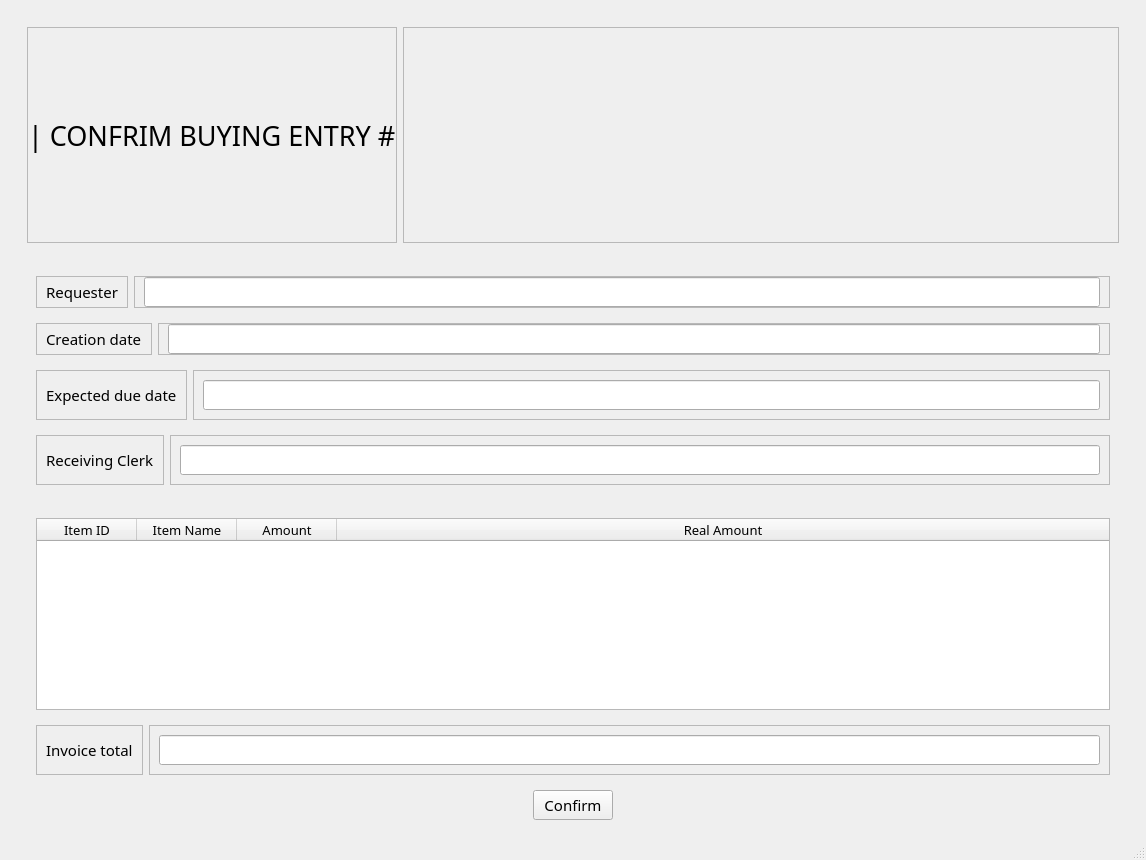
<?xml version="1.0" encoding="UTF-8"?>
<ui version="4.0">
 <class>MainWindow</class>
 <widget class="QMainWindow" name="MainWindow">
  <property name="geometry">
   <rect>
    <x>0</x>
    <y>0</y>
    <width>1146</width>
    <height>860</height>
   </rect>
  </property>
  <property name="windowTitle">
   <string>MainWindow</string>
  </property>
  <widget class="QWidget" name="centralwidget">
   <layout class="QVBoxLayout" name="verticalLayout">
    <item>
     <widget class="QWidget" name="widget" native="true">
      <layout class="QVBoxLayout" name="verticalLayout_2">
       <item>
        <widget class="QWidget" name="widget_2" native="true">
         <layout class="QHBoxLayout" name="horizontalLayout">
          <item alignment="Qt::AlignLeft">
           <widget class="QFrame" name="frame">
            <property name="font">
             <font>
              <family>Sans Serif Collection</family>
              <pointsize>20</pointsize>
             </font>
            </property>
            <property name="frameShape">
             <enum>QFrame::StyledPanel</enum>
            </property>
            <property name="frameShadow">
             <enum>QFrame::Raised</enum>
            </property>
            <layout class="QVBoxLayout" name="verticalLayout_3">
             <property name="spacing">
              <number>0</number>
             </property>
             <property name="leftMargin">
              <number>0</number>
             </property>
             <property name="topMargin">
              <number>0</number>
             </property>
             <property name="rightMargin">
              <number>0</number>
             </property>
             <property name="bottomMargin">
              <number>0</number>
             </property>
             <item>
              <widget class="QLabel" name="label">
               <property name="text">
                <string>| CONFRIM BUYING ENTRY #</string>
               </property>
              </widget>
             </item>
            </layout>
           </widget>
          </item>
          <item>
           <widget class="QFrame" name="frame_2">
            <property name="sizePolicy">
             <sizepolicy hsizetype="Expanding" vsizetype="Preferred">
              <horstretch>0</horstretch>
              <verstretch>0</verstretch>
             </sizepolicy>
            </property>
            <property name="frameShape">
             <enum>QFrame::StyledPanel</enum>
            </property>
            <property name="frameShadow">
             <enum>QFrame::Raised</enum>
            </property>
            <layout class="QVBoxLayout" name="verticalLayout_4">
             <property name="leftMargin">
              <number>0</number>
             </property>
             <property name="topMargin">
              <number>0</number>
             </property>
             <property name="rightMargin">
              <number>0</number>
             </property>
             <property name="bottomMargin">
              <number>0</number>
             </property>
             <item alignment="Qt::AlignLeft">
              <widget class="QLineEdit" name="BEId">
               <property name="sizePolicy">
                <sizepolicy hsizetype="Expanding" vsizetype="Expanding">
                 <horstretch>0</horstretch>
                 <verstretch>0</verstretch>
                </sizepolicy>
               </property>
               <property name="font">
                <font>
                 <family>Sans Serif Collection</family>
                 <pointsize>20</pointsize>
                </font>
               </property>
               <property name="styleSheet">
                <string notr="true">background-color: transparent;
border-color: none;
border: none;
border-bottom: none;
color: rgb(0, 0, 0);</string>
               </property>
              </widget>
             </item>
            </layout>
           </widget>
          </item>
         </layout>
        </widget>
       </item>
       <item>
        <widget class="QWidget" name="widget_3" native="true">
         <property name="sizePolicy">
          <sizepolicy hsizetype="Preferred" vsizetype="Expanding">
           <horstretch>0</horstretch>
           <verstretch>0</verstretch>
          </sizepolicy>
         </property>
         <layout class="QVBoxLayout" name="verticalLayout_5">
          <item>
           <widget class="QWidget" name="widget_8" native="true">
            <layout class="QHBoxLayout" name="horizontalLayout_3">
             <item>
              <widget class="QFrame" name="frame_5">
               <property name="frameShape">
                <enum>QFrame::StyledPanel</enum>
               </property>
               <property name="frameShadow">
                <enum>QFrame::Raised</enum>
               </property>
               <layout class="QVBoxLayout" name="verticalLayout_17">
                <property name="topMargin">
                 <number>0</number>
                </property>
                <property name="bottomMargin">
                 <number>0</number>
                </property>
                <item>
                 <widget class="QLabel" name="label_3">
                  <property name="font">
                   <font>
                    <family>Sans Serif Collection</family>
                    <pointsize>11</pointsize>
                   </font>
                  </property>
                  <property name="text">
                   <string>Requester</string>
                  </property>
                 </widget>
                </item>
               </layout>
              </widget>
             </item>
             <item>
              <widget class="QFrame" name="frame_6">
               <property name="frameShape">
                <enum>QFrame::StyledPanel</enum>
               </property>
               <property name="frameShadow">
                <enum>QFrame::Raised</enum>
               </property>
               <layout class="QVBoxLayout" name="verticalLayout_18">
                <property name="topMargin">
                 <number>0</number>
                </property>
                <property name="bottomMargin">
                 <number>0</number>
                </property>
                <item>
                 <widget class="QLineEdit" name="Requester">
                  <property name="font">
                   <font>
                    <family>Sans Serif Collection</family>
                    <pointsize>11</pointsize>
                   </font>
                  </property>
                  <property name="readOnly">
                   <bool>true</bool>
                  </property>
                 </widget>
                </item>
               </layout>
              </widget>
             </item>
            </layout>
           </widget>
          </item>
          <item>
           <widget class="QWidget" name="widget_7" native="true">
            <layout class="QHBoxLayout" name="horizontalLayout_6">
             <property name="topMargin">
              <number>0</number>
             </property>
             <property name="bottomMargin">
              <number>0</number>
             </property>
             <item>
              <widget class="QFrame" name="frame_7">
               <property name="font">
                <font>
                 <family>Sans Serif Collection</family>
                 <pointsize>11</pointsize>
                </font>
               </property>
               <property name="frameShape">
                <enum>QFrame::StyledPanel</enum>
               </property>
               <property name="frameShadow">
                <enum>QFrame::Raised</enum>
               </property>
               <layout class="QVBoxLayout" name="verticalLayout_15">
                <property name="topMargin">
                 <number>0</number>
                </property>
                <property name="bottomMargin">
                 <number>0</number>
                </property>
                <item>
                 <widget class="QLabel" name="label_4">
                  <property name="text">
                   <string>Creation date</string>
                  </property>
                 </widget>
                </item>
               </layout>
              </widget>
             </item>
             <item>
              <widget class="QFrame" name="frame_8">
               <property name="font">
                <font>
                 <family>Sans Serif Collection</family>
                 <pointsize>11</pointsize>
                </font>
               </property>
               <property name="frameShape">
                <enum>QFrame::StyledPanel</enum>
               </property>
               <property name="frameShadow">
                <enum>QFrame::Raised</enum>
               </property>
               <layout class="QVBoxLayout" name="verticalLayout_16">
                <property name="topMargin">
                 <number>0</number>
                </property>
                <property name="bottomMargin">
                 <number>0</number>
                </property>
                <item>
                 <widget class="QLineEdit" name="creationDate">
                  <property name="readOnly">
                   <bool>true</bool>
                  </property>
                 </widget>
                </item>
               </layout>
              </widget>
             </item>
            </layout>
           </widget>
          </item>
          <item>
           <widget class="QWidget" name="widget_6" native="true">
            <layout class="QHBoxLayout" name="horizontalLayout_5">
             <item>
              <widget class="QFrame" name="frame_9">
               <property name="frameShape">
                <enum>QFrame::StyledPanel</enum>
               </property>
               <property name="frameShadow">
                <enum>QFrame::Raised</enum>
               </property>
               <layout class="QVBoxLayout" name="verticalLayout_14">
                <item>
                 <widget class="QLabel" name="label_5">
                  <property name="font">
                   <font>
                    <family>Sans Serif Collection</family>
                    <pointsize>11</pointsize>
                   </font>
                  </property>
                  <property name="text">
                   <string>Expected due date</string>
                  </property>
                 </widget>
                </item>
               </layout>
              </widget>
             </item>
             <item>
              <widget class="QFrame" name="frame_10">
               <property name="frameShape">
                <enum>QFrame::StyledPanel</enum>
               </property>
               <property name="frameShadow">
                <enum>QFrame::Raised</enum>
               </property>
               <layout class="QVBoxLayout" name="verticalLayout_13">
                <item>
                 <widget class="QLineEdit" name="duedate">
                  <property name="font">
                   <font>
                    <family>Sans Serif Collection</family>
                    <pointsize>11</pointsize>
                   </font>
                  </property>
                  <property name="readOnly">
                   <bool>true</bool>
                  </property>
                 </widget>
                </item>
               </layout>
              </widget>
             </item>
            </layout>
           </widget>
          </item>
          <item>
           <widget class="QWidget" name="widget_9" native="true">
            <layout class="QHBoxLayout" name="horizontalLayout_7">
             <property name="topMargin">
              <number>0</number>
             </property>
             <property name="bottomMargin">
              <number>0</number>
             </property>
             <item>
              <widget class="QFrame" name="frame_13">
               <property name="frameShape">
                <enum>QFrame::StyledPanel</enum>
               </property>
               <property name="frameShadow">
                <enum>QFrame::Raised</enum>
               </property>
               <layout class="QVBoxLayout" name="verticalLayout_19">
                <item>
                 <widget class="QLabel" name="label_7">
                  <property name="font">
                   <font>
                    <family>Sans Serif Collection</family>
                    <pointsize>11</pointsize>
                   </font>
                  </property>
                  <property name="text">
                   <string>Receiving Clerk</string>
                  </property>
                 </widget>
                </item>
               </layout>
              </widget>
             </item>
             <item>
              <widget class="QFrame" name="frame_14">
               <property name="frameShape">
                <enum>QFrame::StyledPanel</enum>
               </property>
               <property name="frameShadow">
                <enum>QFrame::Raised</enum>
               </property>
               <layout class="QVBoxLayout" name="verticalLayout_20">
                <item>
                 <widget class="QLineEdit" name="staff">
                  <property name="font">
                   <font>
                    <family>Sans Serif Collection</family>
                    <pointsize>11</pointsize>
                   </font>
                  </property>
                 </widget>
                </item>
               </layout>
              </widget>
             </item>
            </layout>
           </widget>
          </item>
         </layout>
        </widget>
       </item>
       <item>
        <widget class="QWidget" name="widget_4" native="true">
         <layout class="QVBoxLayout" name="verticalLayout_7">
          <item>
           <widget class="QWidget" name="widget_11" native="true">
            <layout class="QVBoxLayout" name="verticalLayout_8">
             <item>
              <widget class="QTableWidget" name="ItemTable">
               <property name="font">
                <font>
                 <family>Sans Serif Collection</family>
                 <pointsize>10</pointsize>
                </font>
               </property>
               <attribute name="horizontalHeaderStretchLastSection">
                <bool>true</bool>
               </attribute>
               <column>
                <property name="text">
                 <string>Item ID</string>
                </property>
               </column>
               <column>
                <property name="text">
                 <string>Item Name</string>
                </property>
               </column>
               <column>
                <property name="text">
                 <string>Amount</string>
                </property>
               </column>
               <column>
                <property name="text">
                 <string>Real Amount</string>
                </property>
               </column>
              </widget>
             </item>
            </layout>
           </widget>
          </item>
          <item>
           <widget class="QWidget" name="widget_12" native="true">
            <layout class="QHBoxLayout" name="horizontalLayout_2">
             <property name="topMargin">
              <number>0</number>
             </property>
             <property name="bottomMargin">
              <number>0</number>
             </property>
             <item>
              <widget class="QFrame" name="frame_3">
               <property name="frameShape">
                <enum>QFrame::StyledPanel</enum>
               </property>
               <property name="frameShadow">
                <enum>QFrame::Raised</enum>
               </property>
               <layout class="QVBoxLayout" name="verticalLayout_9">
                <property name="topMargin">
                 <number>0</number>
                </property>
                <property name="bottomMargin">
                 <number>0</number>
                </property>
                <item>
                 <widget class="QLabel" name="label_2">
                  <property name="font">
                   <font>
                    <family>Sans Serif Collection</family>
                    <pointsize>11</pointsize>
                   </font>
                  </property>
                  <property name="text">
                   <string>Invoice total</string>
                  </property>
                 </widget>
                </item>
               </layout>
              </widget>
             </item>
             <item>
              <widget class="QFrame" name="frame_4">
               <property name="font">
                <font>
                 <family>Sans Serif Collection</family>
                 <pointsize>11</pointsize>
                </font>
               </property>
               <property name="frameShape">
                <enum>QFrame::StyledPanel</enum>
               </property>
               <property name="frameShadow">
                <enum>QFrame::Raised</enum>
               </property>
               <layout class="QVBoxLayout" name="verticalLayout_10">
                <item>
                 <widget class="QLineEdit" name="invoiceTotal"/>
                </item>
               </layout>
              </widget>
             </item>
            </layout>
           </widget>
          </item>
         </layout>
        </widget>
       </item>
       <item>
        <widget class="QWidget" name="widget_5" native="true">
         <layout class="QVBoxLayout" name="verticalLayout_6">
          <property name="topMargin">
           <number>0</number>
          </property>
          <property name="bottomMargin">
           <number>0</number>
          </property>
          <item alignment="Qt::AlignHCenter">
           <widget class="QPushButton" name="confirmButton">
            <property name="font">
             <font>
              <family>Sans Serif Collection</family>
              <pointsize>11</pointsize>
             </font>
            </property>
            <property name="text">
             <string>Confirm</string>
            </property>
           </widget>
          </item>
         </layout>
        </widget>
       </item>
      </layout>
     </widget>
    </item>
   </layout>
  </widget>
  <widget class="QStatusBar" name="statusbar"/>
 </widget>
 <resources/>
 <connections/>
</ui>
